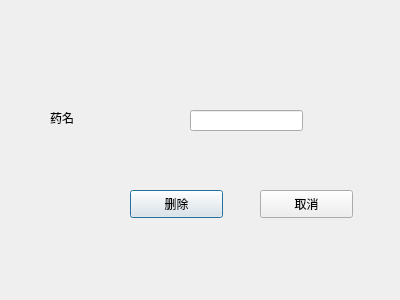
<?xml version="1.0" encoding="UTF-8"?>
<ui version="4.0">
 <class>del</class>
 <widget class="QDialog" name="del">
  <property name="geometry">
   <rect>
    <x>0</x>
    <y>0</y>
    <width>400</width>
    <height>300</height>
   </rect>
  </property>
  <property name="windowTitle">
   <string>Dialog</string>
  </property>
  <widget class="QLineEdit" name="lineEdit">
   <property name="geometry">
    <rect>
     <x>190</x>
     <y>110</y>
     <width>113</width>
     <height>21</height>
    </rect>
   </property>
  </widget>
  <widget class="QPushButton" name="pushButton">
   <property name="geometry">
    <rect>
     <x>130</x>
     <y>190</y>
     <width>93</width>
     <height>28</height>
    </rect>
   </property>
   <property name="text">
    <string>删除</string>
   </property>
  </widget>
  <widget class="QLabel" name="label">
   <property name="geometry">
    <rect>
     <x>50</x>
     <y>110</y>
     <width>72</width>
     <height>15</height>
    </rect>
   </property>
   <property name="text">
    <string>药名</string>
   </property>
  </widget>
  <widget class="QPushButton" name="pushButton_2">
   <property name="geometry">
    <rect>
     <x>260</x>
     <y>190</y>
     <width>93</width>
     <height>28</height>
    </rect>
   </property>
   <property name="text">
    <string>取消</string>
   </property>
  </widget>
 </widget>
 <resources/>
 <connections>
  <connection>
   <sender>pushButton_2</sender>
   <signal>clicked()</signal>
   <receiver>del</receiver>
   <slot>close()</slot>
   <hints>
    <hint type="sourcelabel">
     <x>317</x>
     <y>197</y>
    </hint>
    <hint type="destinationlabel">
     <x>334</x>
     <y>153</y>
    </hint>
   </hints>
  </connection>
 </connections>
</ui>
